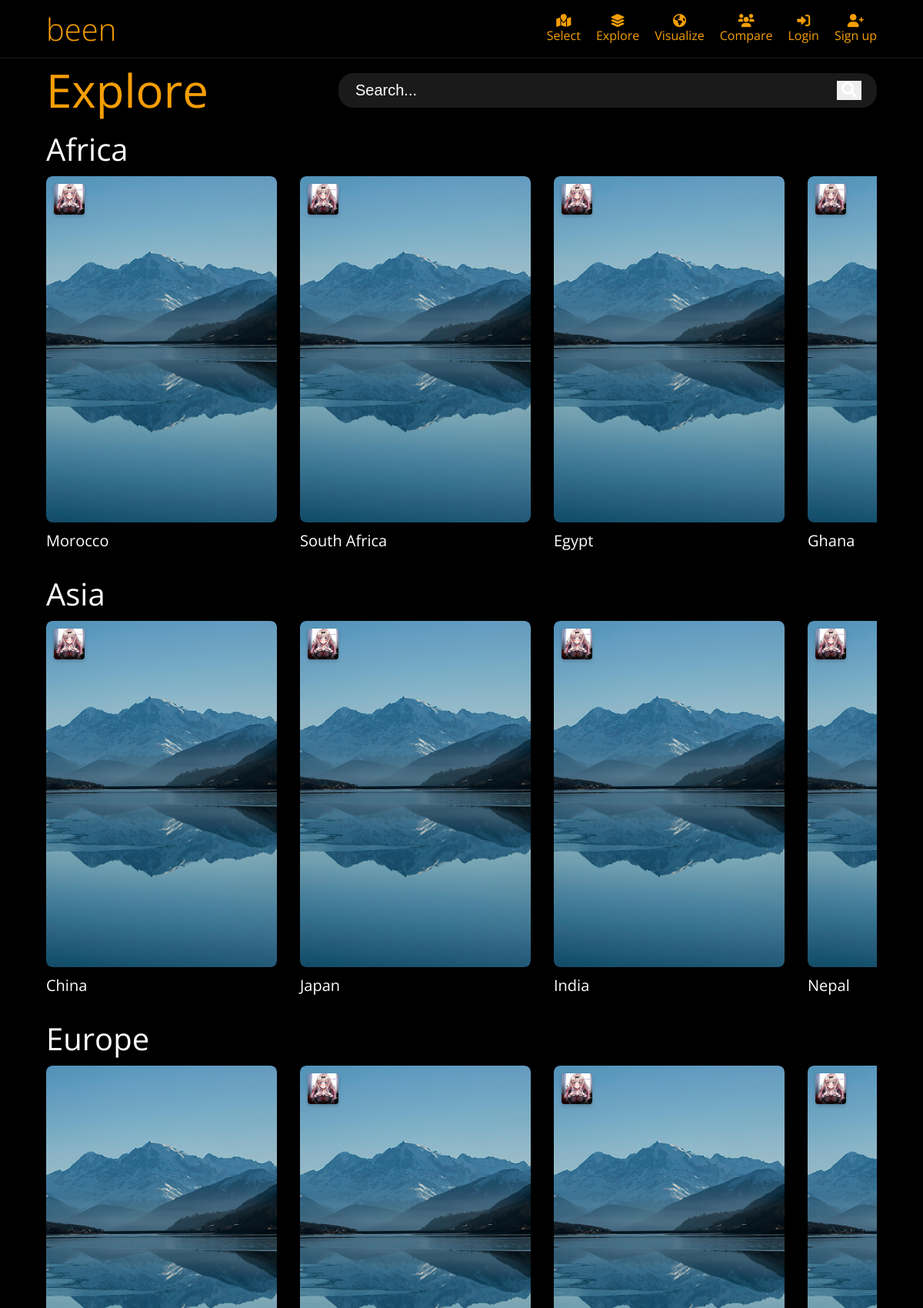
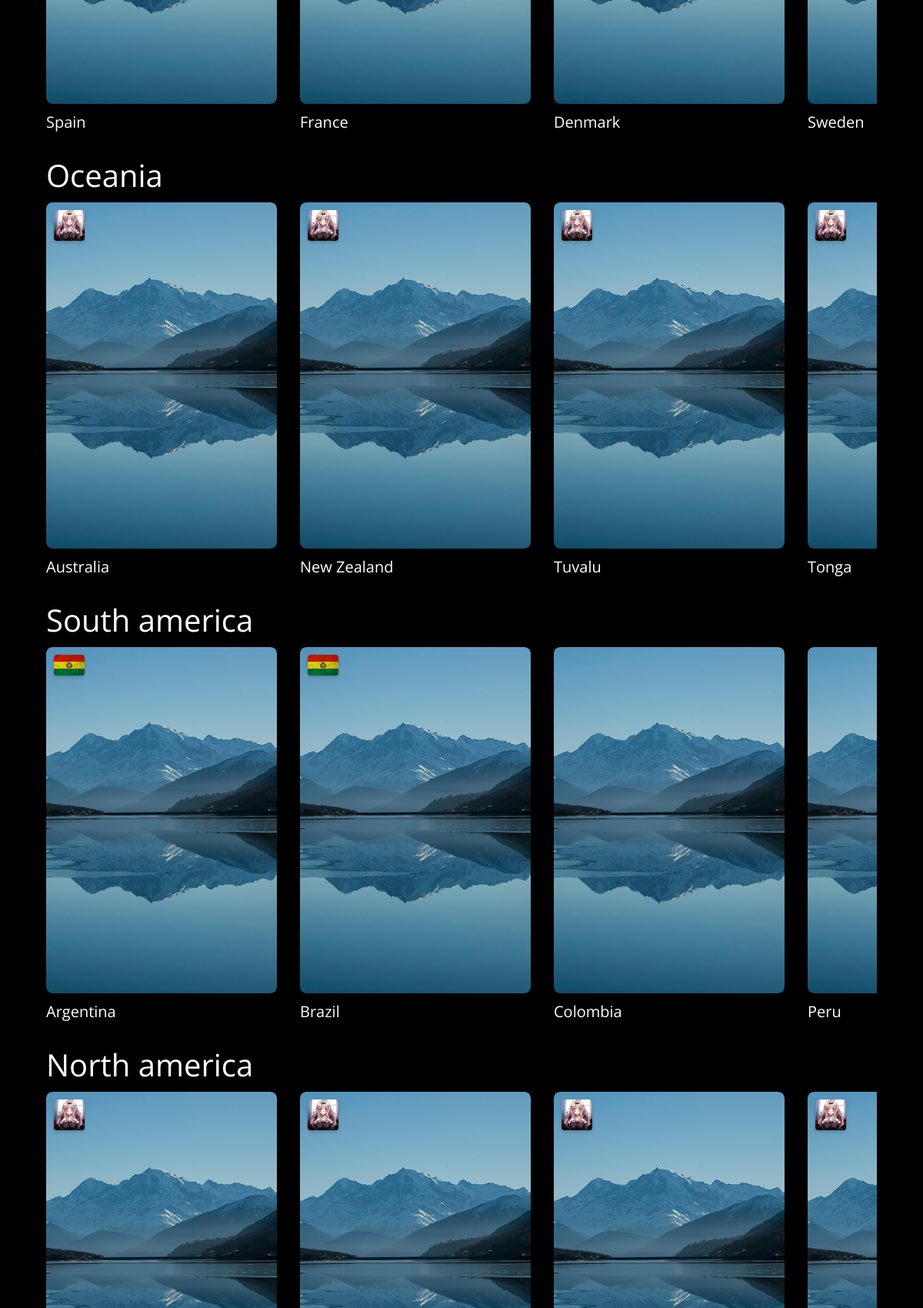
/explore/ (upper part), run on the app's committed database (2 pictures, top to bottom).
### core/models.py (models this page shows, shortened)
class Continent(models.Model):
    name = models.CharField(max_length=100)
    slug = models.SlugField(max_length=100)

class Country(models.Model):
    name = models.CharField(max_length=255)
    slug = models.SlugField(max_length=255)
    continent = models.ForeignKey(Continent, on_delete=models.PROTECT, related_name="countries")
    population = models.IntegerField()
    currency = models.ForeignKey(Currency, on_delete=models.SET_DEFAULT, default=1)
    territory = models.IntegerField()
    domain = models.CharField(max_length=3)
    flag = models.ImageField(upload_to=user_directory_path, default="flags/default.jpg")
    landscape = models.ImageField(upload_to=user_directory_path_landscape, default="landscapes/default.jpg")
    latitude = models.FloatField(default=1)
    longitude = models.FloatField(default=1)

### explore/views.py (the view)
# urls.py: path("", views.explore, name="explore"),
def explore(request):
    q = request.GET.get("q", "")
    search_form = SearchForm(request.GET or None)
    results = []
    continents = Continent.objects.prefetch_related("countries").all()
    for continent in continents:
        filtered_countries = continent.countries.filter(name__icontains=q) if q else continent.countries.all()
        if filtered_countries.exists():
            continent.filtered_countries = filtered_countries
            results.append(continent)
    return render(request, "explore/explore.html", {"continents": results, "search_form": search_form})

### core/forms.py
class SearchForm(forms.Form):
    q = forms.CharField(required=False, widget=forms.TextInput(attrs={'class': '', 'placeholder': 'Search...'}))

### account/context_processors.py (called while the page is built)
def avatar(request):
    context = {}
    if request.user.is_authenticated:
        avatar = Profile.objects.get(user=request.user)
        context["avatar"] = avatar
    return context

def total_countries_visited(request):
    context = {}
    if request.user.is_authenticated:
        profile = Profile.objects.get(user=request.user)
        context["total_countries_visited"] = profile.total_countries_visited()
    return context

### templates/explore/explore.html (shortened to what this page needs)
{% extends '../base.html' %}
{% block content %}
<div class="search">
    <h1 class="title no-margin">Explore</h1>
    <form action="" method="GET" class="search-bar">
        {{ search_form.q }}
        <button type="submit" class="search-icon"><i class="fa-solid fa-magnifying-glass"></i></button>
    </form>
</div>
{% if continents %}
    {% for continent in continents %}
        <h2 class="title-2">{{ continent.name }}</h2>
            <div class="wrapper">
                {% for country in continent.filtered_countries %}
                    <div class="item">
                        <a href="{% url 'explore:country_single' country.slug %}">
                            <div class="image-container">
                                <img src="{{country.landscape.url}}" alt="{{country.name}} landscape" class="landscape">
                                <img src="{{ country.flag.url }}" alt="" class="flag">
                            </div>
                            <p>{{ country.name }}</p>
                        </a>
                    </div>
                {% endfor %}
            </div>
    {% endfor %}
{% else %}
    <p class="no-margin error">There are no countries that match with "{{ request.GET.q }}".</p>
{% endif %}
{% endblock %}

### static/css/main.css (style rules this page uses)
:root { --font: "Open Sans", sans-serif; --black: #000; --white: #fff; --grey: #181818; --grey2: #404040; --primary: #f59e06; --primary-hover: #c6830e; --green: #75D559; --blue: #438FD3; --red: #C44659; --orange: #F09500; }
html { box-sizing: border-box; font-size: 62.5%; }
*, *:before, *:after { box-sizing: inherit; }
body { font-family: var(--font); font-size: 1.6rem; margin: 0; background-color: var(--black); }
a { text-decoration: none; }
h1 { font-size: 4.8rem; }
h2 { font-size: 4rem; }
img { max-width: 100%; }
.search { display: flex; align-items: center; justify-content: space-between; }
.search-bar { width: 100%; max-width: 70rem; background: rgba(255, 255,255,0.1); display: flex; align-items: center; border-radius: 2rem; padding: 1rem 2rem; }
::placeholder { color: var(--white) }
.search-bar input { background: transparent; flex: 1; border: 0; outline: none; font-size: 2rem; color: var(--white); }
.search-bar .search-icon { color: var(--white); font-size: 2rem; border: none; }
.no-margin { margin: 0; }
.title { color: var(--primary); font-size: 6rem; font-weight: 400; }
.title-2 { color: var(--white); font-size: 4rem; font-weight: 400; margin: .8rem 0; }
.wrapper { display: flex; overflow-x: auto; scroll-behavior: smooth; gap: 3rem; }
.wrapper .item { flex: 0 0 auto; }
.image-container { position: relative; width: 30rem; height: 45rem; overflow: hidden; border-radius: 0.8rem; box-shadow: 0 4px 8px rgba(0, 0, 0, 0.3); transition: transform 0.4s ease; }
.image-container .landscape { width: 100%; height: 100%; object-fit: cover; border-radius: inherit; transition: transform 0.4s ease; }
.image-container .flag { position: absolute; top: 1rem; left: 1rem; width: 4rem; height: auto; border-radius: 0.4rem; box-shadow: 0 2px 4px rgba(0, 0, 0, 0.2); }
.wrapper .item p { color: var(--white); font-size: 2rem; margin: 1rem 0 2rem 0; }

### data on the page
Continent: name "Africa"
Country: landscape (placeholder picture), flag (placeholder picture), name "Morocco"
Country: landscape (placeholder picture), flag (placeholder picture), name "South Africa"
Country: landscape (placeholder picture), flag (placeholder picture), name "Egypt"
Country: landscape (placeholder picture), flag (placeholder picture), name "Ghana"
Continent: name "Asia"
Country: landscape (placeholder picture), flag (placeholder picture), name "China"
Country: landscape (placeholder picture), flag (placeholder picture), name "Japan"
Country: landscape (placeholder picture), flag (placeholder picture), name "India"
Country: landscape (placeholder picture), flag (placeholder picture), name "Nepal"
Continent: name "Europe"
Country: landscape (placeholder picture), name "Spain"
Country: landscape (placeholder picture), flag (placeholder picture), name "France"
Country: landscape (placeholder picture), flag (placeholder picture), name "Denmark"
Country: landscape (placeholder picture), flag (placeholder picture), name "Sweden"
Continent: name "Oceania"
Country: landscape (placeholder picture), flag (placeholder picture), name "Australia"
Country: landscape (placeholder picture), flag (placeholder picture), name "New Zealand"
Country: landscape (placeholder picture), flag (placeholder picture), name "Tuvalu"
Country: landscape (placeholder picture), flag (placeholder picture), name "Tonga"
Continent: name "South america"
Country: landscape (placeholder picture), flag (picture), name "Argentina"
Country: landscape (placeholder picture), flag (picture), name "Brazil"
Country: landscape (placeholder picture), name "Colombia"
Country: landscape (placeholder picture), name "Peru"
Continent: name "North america"
Country: landscape (placeholder picture), flag (placeholder picture)
Country: landscape (placeholder picture), flag (placeholder picture)
Country: landscape (placeholder picture), flag (placeholder picture)
Country: landscape (placeholder picture), flag (placeholder picture)
